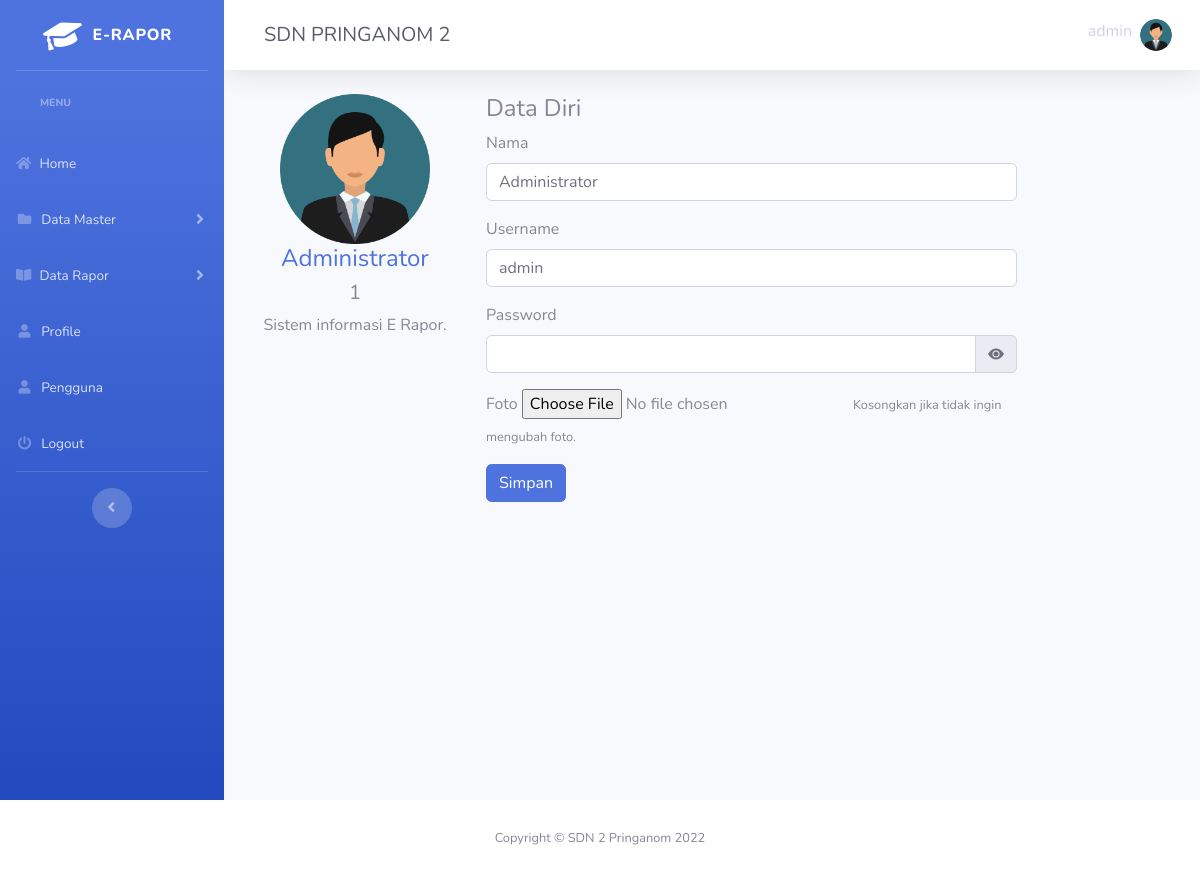
/admin/pages/profil_user/index.php (signed in), run on the app's committed database.
### tables this page shows
CREATE TABLE `users` (
  `id_user` int(11) NOT NULL,
  `username` varchar(45) NOT NULL,
  `password` varchar(50) NOT NULL,
  `level` int(11) NOT NULL,
  `nama` varchar(50) NOT NULL,
  `foto` varchar(50) NOT NULL,
  `kelas` varchar(3) NOT NULL,
  `id` int(11) NOT NULL
);

### admin/pages/profil_user/index.php (the view, shortened to what this page needs)
<?php
include '../template/header.php';
$koneksi = mysqli_connect('localhost', 'root', '', 'raport_sd');
?>
<div class="product-sales-area mg-tb-30">
    <div class="container-fluid">
        <div class="row">
            <div class="col-lg-3">
                <form action="" method="post">
                    <?php
                    $id = $_SESSION['id'];
                    $saya = mysqli_query($koneksi, "SELECT * FROM users WHERE id_user= '$id'");
                    while ($sy  = mysqli_fetch_assoc($saya)) {
                    ?>
                        <div class="single-cards-item">
                            <div class="single-product-text text-center">
                                <?php
                                if ($sy['foto'] == "") {
                                ?>
                                    <img class="img-user" src="../../../asset/img/sistem/user.png" width="150px">
                                <?php
                                } else {
                                ?>
                                    <img class="img-user" src="../../../asset/img/profil/<?= $sy['foto']; ?> " width="150px">
                                <?php
                                }
                                ?>
                            </div>
                            <div class="single-product-text text-center">
                                <h4><a class="cards-hd-dn" href="#"><?php echo $sy['nama']; ?></a></h4>
                                <h5><?php echo $sy['level']; ?></a></h5>
                                <p class="ctn-cards">Sistem informasi E Rapor.</p>
                            </div>
                        </div>
            </div>
            <div class="col-lg-7">
                <div class="panel">
                    <div class="panel-heading">
                        <h4>Data Diri</h4>
                    </div>
                    <div class="panel-body">
                        <form action="profil_act.php?id=<?= $_SESSION["id"]; ?>" method="post" enctype="multipart/form-data">
                            <div class="form-group">
                                <label>Nama</label>
                                <input type="text" class="form-control" placeholder="Masukkan Nama .." name="nama" required="required" value="<?php echo $sy['nama'] ?>">
                            </div>
                            <div class="form-group">
                                <label>Username</label>
                                <input type="text" class="form-control" placeholder="Masukkan Username .." name="username" required="required" value="<?php echo $sy['username'] ?>">
                            </div>
                            <div class="form-group">
                                <label>Password</label>
                                <div class="input-group">
                                    <input type="password" name="password" id="pass" class="form-control">
                                    <div class="input-group-append">
                                        <span id="mybutton" onclick="change()" class="input-group-text">
                                            <svg width="1em" height="1em" viewBox="0 0 16 16" class="bi bi-eye-fill" fill="currentColor" xmlns="http://www.w3.org/2000/svg">
                                                <path d="M10.5 8a2.5 2.5 0 1 1-5 0 2.5 2.5 0 0 1 5 0z" />
                                                <path fill-rule="evenodd" d="M0 8s3-5.5 8-5.5S16 8 16 8s-3 5.5-8 5.5S0 8 0 8zm8 3.5a3.5 3.5 0 1 0 0-7 3.5 3.5 0 0 0 0 7z" />
                                            </svg>
                                        </span>
                                    </div>
                                </div>
                            </div>
                            <div class="form-group">
                                <label>Foto</label>
                                <input type="file" name="foto">
                                <small>Kosongkan jika tidak ingin mengubah foto.</small>
                            </div>
                            <div class="form-group">
                                <input type="submit" class="btn btn-primary" value="Simpan" name="submit" id="submit">
                            </div>
                        </form>
                    </div>
                </div>
            </div>
        <?php } ?>
        </div>
    </div>
</div>
</div>
</div>
</div>
<?php include '../template/footer.php'; ?>

### admin/pages/template/header.php (shortened to what this page needs)
<?php
$koneksi = mysqli_connect('localhost', 'root', '', 'raport_sd');
?>
<!DOCTYPE html>
<html lang="en">
<head>
    <link href="../../../asset/vendor/fontawesome-free/css/all.min.css" rel="stylesheet" type="text/css">
    <link href="../../../asset/css/bootstrap.css" rel="stylesheet">
</head>
<body id="page-top">
    <div id="wrapper">
        <ul class="navbar-nav bg-gradient-primary sidebar sidebar-dark accordion " id="accordionSidebar">
            <a class="sidebar-brand d-flex align-items-center justify-content-center" href="#">
                <div class="sidebar-brand-icon rotate-n-15">
                    <i class="fas fa-graduation-cap"></i>
                </div>
                <div class="sidebar-brand-text mx-2">E-Rapor</div>
            </a>
            <hr class="sidebar-divider my-0">
            <div class="sidebar-heading m-4">
                Menu
            </div>
            <li class="nav-item">
                <a class="nav-link collapsed" href="../informasi/index.php" aria-expanded="true" aria-controls="collapsePages">
                    <i class="fas fa fa-home"></i>
                    <span>Home</span></a>
            </li>
            <li class="nav-item">
                <a class="nav-link collapsed" href="#" data-toggle="collapse" data-target="#collapsePages" aria-expanded="true" aria-controls="collapsePages">
                    <i class="fas fa-fw fa-folder"></i>
                    <span> Data Master</span>
                </a>
            </li>
               <li class="nav-item">
                <a class="nav-link collapsed" href="#" data-toggle="collapse" data-target="#collapsePage" aria-expanded="true" aria-controls="collapsePage">
                    <i class="fas fa-book-open"></i>
                    <span> Data Rapor</span></a>
            </li>
            <li class="nav-item">
                <a class="nav-link" href="../profil_user/">
                    <i class="fas fa-fw fa-user"></i>
                    <span>Profile</span></a>
            </li>
            <li class="nav-item">
                <a class="nav-link" href="../../pages/user/">
                    <i class="fas fa-fw fa-user"></i>
                    <span>Pengguna</span></a>
            </li>
            <li class="nav-item">
                <a class="nav-link" href="#" data-toggle="modal" data-target="#logoutModal">
                    <i class="fas fa-fw fa-power-off"></i>
                    <span>Logout</span></a>
            </li>
            <hr class="sidebar-divider d-none d-md-block">
            <div class="text-center d-none d-md-inline">
                <button class="rounded-circle border-0" id="sidebarToggle"></button>
            </div>
        </ul>
        <div id="content-wrapper" class="d-flex flex-column">
            <div id="content">
                <nav class="navbar navbar-expand navbar-light bg-white topbar mb-4 static-top shadow">
                    <h4 class="h5 m-4 text-gray-800"> SDN PRINGANOM 2</h4>
                    <ul class="navbar-nav ml-auto">
                        <li class="nav-item dropdown no-arrow">
                            <a class="nav-link dropdown-toggle" href="#" id="userDropdown" role="button" data-toggle="dropdown" aria-haspopup="true" aria-expanded="false">
                                <p class="mr-2 mt-2 d-none d-lg-inline text-600 "><?= $_SESSION['username'] ?></p>
                                <?php
                                $id = $_SESSION['id'];
                                $saya = mysqli_query($koneksi, "SELECT * FROM users WHERE id_user= '$id'");
                                while ($sy  = mysqli_fetch_assoc($saya)) {
                                ?>
                                    <?php
                                    if ($sy['foto'] == "") {
                                    ?>
                                        <img class="img-profile rounded-circle" src="../../../asset/img/sistem/user.png" width="15px">
                                    <?php
                                    } else {
                                    ?>
                                        <img class="img-profile rounded-circle" src="../../../asset/img/profil/<?= $sy['foto']; ?> " width="15px">
                                    <?php
                                    }
                                    ?>
                            </a>
                        <?php } ?>
                        </li>
                    </ul>
                </nav>

### data on the page
users: nama "Administrator", level "1", username "admin"

### other printed values
$_SESSION['username'] "admin"
